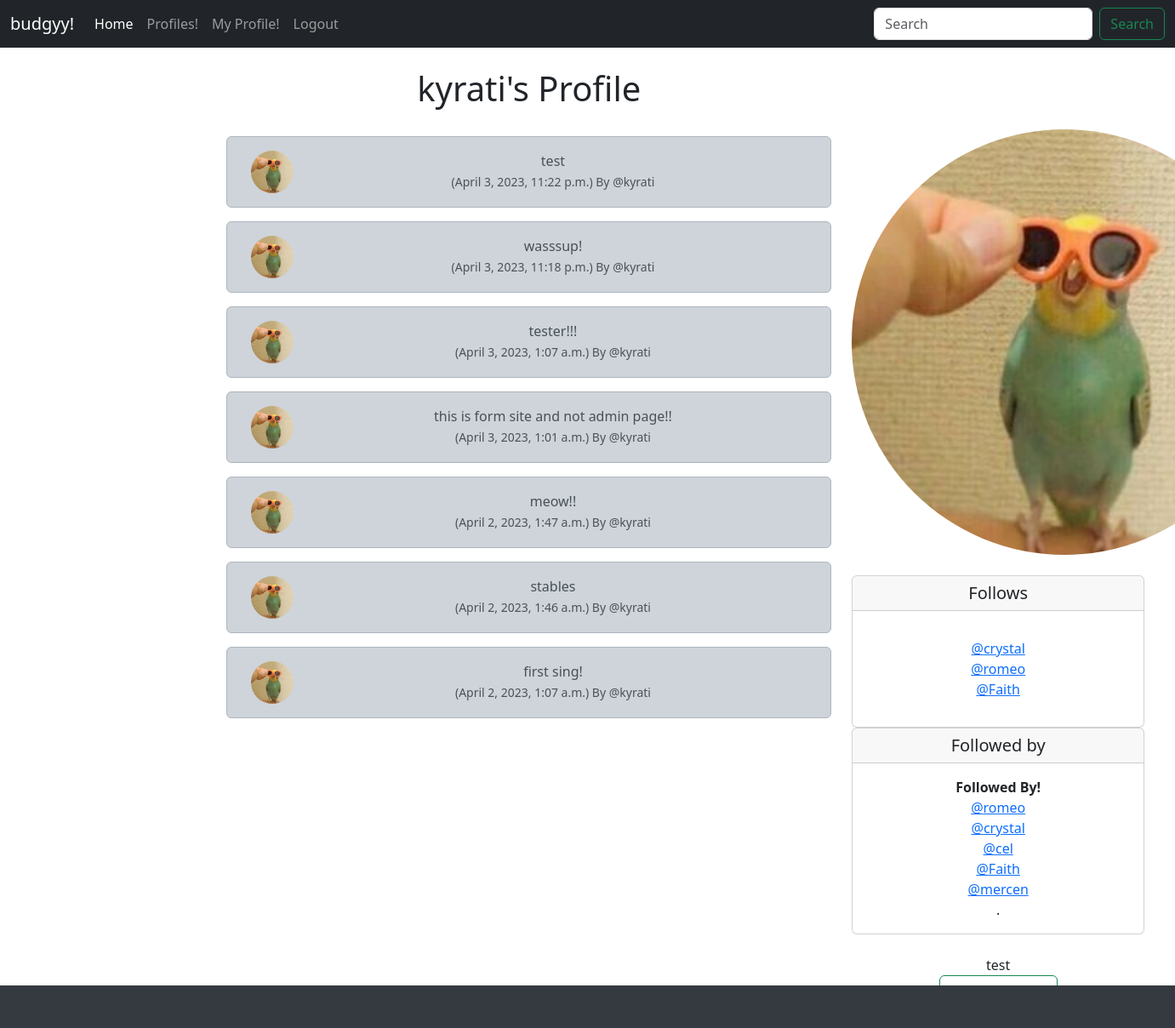
/profile/1 (signed in), run on the app's committed database.
### budgyy/models.py (models this page shows, shortened)
class Profile(models.Model):
    user = models.OneToOneField(User, on_delete=models.CASCADE)
    follows = models.ManyToManyField("self", related_name="followed_by", symmetrical=False,blank=True)
    date_modified = models.DateTimeField(User, auto_now=True)
    profile_image = models.ImageField(null=True, blank=True, upload_to="images/")
    def __str__(self):
        return self.user.username

class Sing(models.Model):
	user = models.ForeignKey(
		User, related_name="sing",
		on_delete=models.DO_NOTHING
		)
	body = models.CharField(max_length=200)
	created_at = models.DateTimeField(auto_now_add=True)

### budgyy/views.py (the view, shortened to what this page needs)
# urls.py: path('profile/<int:pk>', views.profile, name='profile'),
def profile(request, pk):
	if request.user.is_authenticated:
		profile = Profile.objects.get(user_id=pk)
		sings = Sing.objects.filter(user_id=pk).order_by("-created_at")
		return render(request, "profile.html", {"profile":profile, "sings":sings})
	else:
		messages.success(request, ("You Must Be Logged In To View This Page..."))
		return redirect('home')

### budgyy/templates/profile.html (shortened to what this page needs)
{% extends 'base.html' %}
{% load static %}
{% block content %}
{% if profile %}
<div class="container text-center">
  <div class="row">
    <div class="col-8">
      <h1>{{ profile.user.username }}'s Profile</h1>
      <br/>
      {% if sings %}
      {% for sing in sings %}
    <div class="alert alert-dark" role="alert">
<div class="container">
  <div class="row">
    <div class="col-1">
      {% if profile.profile_image %}
      <img src="{{ profile.profile_image.url }}" width=50 height=50 class="rounded-circle" alt="{{ profile.user.username }}">
      {% else %}
      <img src="{% static 'images/icon.png' %}" width=50 height=50 class="rounded-circle" alt="{{ profile.user.username }}">
      {% endif %}
    </div>
    <div class="col-11">
            {{ sing.body }}<br/>
              <small class="text-muted">
                ({{ sing.created_at}}) By
                @{{ sing.user.username }}
              </small>
          </div><br/><br/>
    </div>
  </div>
</div>
        {% endfor %}
      {% endif %}
    </div>
        <div class="col-4">
          <br/><br/><br/>
          {% if profile.profile_image %}
          <img src="{{ profile.profile_image.url  }}" width=500 height=500
          class="rounded-circle">
          <br/><br/>
          {% endif %}
            <div class="card">
                <h5 class="card-header">Follows</h5>
                <div class="card-body">
                 {% for following in profile.follows.all %}
                 <a href="{% url 'profile' following.user.id %}">@{{ following }}</a><br/>
                 {% endfor %}
                </div>
              </div>
              <div class="card">
                <h5 class="card-header">Followed by</h5>
                <div class="card-body">
                  <p class="card-text"> <strong>Followed By!</strong><br/>
                    {% for following in profile.followed_by.all %}
                    <a href="{% url 'profile' following.user.id %}">@{{ following }}</a><br/>
                {% endfor %}.</p>
                </div>
              </div>
<br/>
test
<form method=POST>
  {% if profile in user.profile.follows.all %}
     <button class="btn btn-outline-danger" name="follow" value="unfollow" type="submit">
       Unfollow! @{{ profile.user.username|lower}}
     </button>
  {% else %}
    <button class="btn btn-outline-success" name="follow" value="follow" type="submit">
     </button>
  {% endif %}
  </form>
  <br/>
    </div>
   </div>
</div>
{% endif %}
{% endblock %}

### budgyy/static/css/styles.css (style rules this page uses)
body { background-image: url("budgyy\static\loop.gif"); background-repeat: no-repeat; background-size: cover; background-position: center center; }

### data on the page
Profile: user.username "kyrati", profile_image (picture)
Sing: profile_image (picture), body "test", created_at "April 3, 2023, 11:22 p.m.", user.username "kyrati"
Sing: profile_image (picture), body "wasssup!", created_at "April 3, 2023, 11:18 p.m.", user.username "kyrati"
Sing: profile_image (picture), body "tester!!!", created_at "April 3, 2023, 1:07 a.m.", user.username "kyrati"
Sing: profile_image (picture), body "this is form site and not admin page!!", created_at "April 3, 2023, 1:01 a.m.", user.username "kyrati"
Sing: profile_image (picture), body "meow!!", created_at "April 2, 2023, 1:47 a.m.", user.username "kyrati"
Sing: profile_image (picture), body "stables", created_at "April 2, 2023, 1:46 a.m.", user.username "kyrati"
Sing: profile_image (picture), body "first sing!", created_at "April 2, 2023, 1:07 a.m.", user.username "kyrati"
Profile: user.username "crystal"
Profile: user.username "romeo"
Profile: user.username "Faith"
Profile: user.username "cel"
Profile: user.username "mercen"
